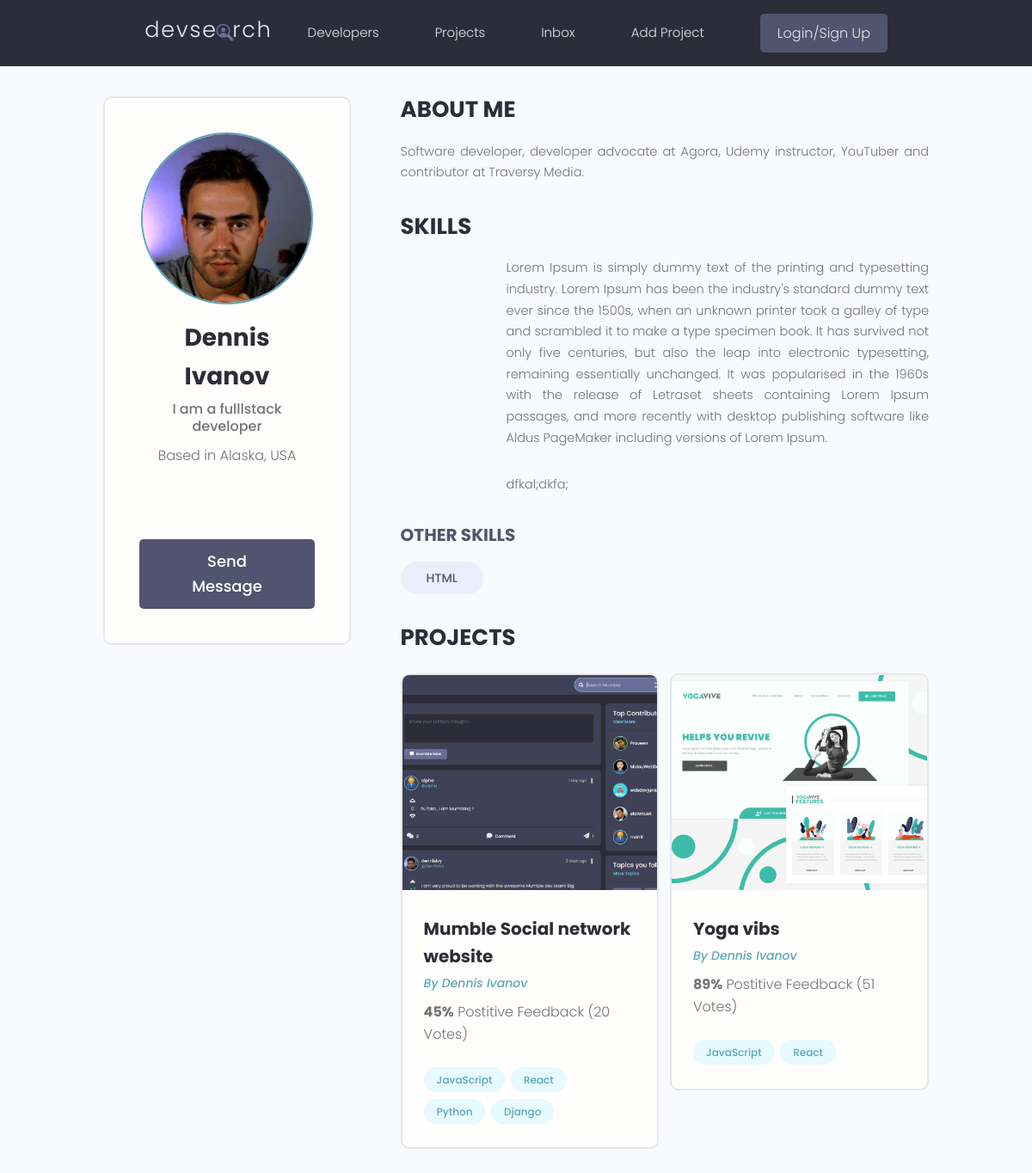
/profile/f518b77c-6c80-4a33-914d-52103247a46a/, run on an earlier commit of the app's database.
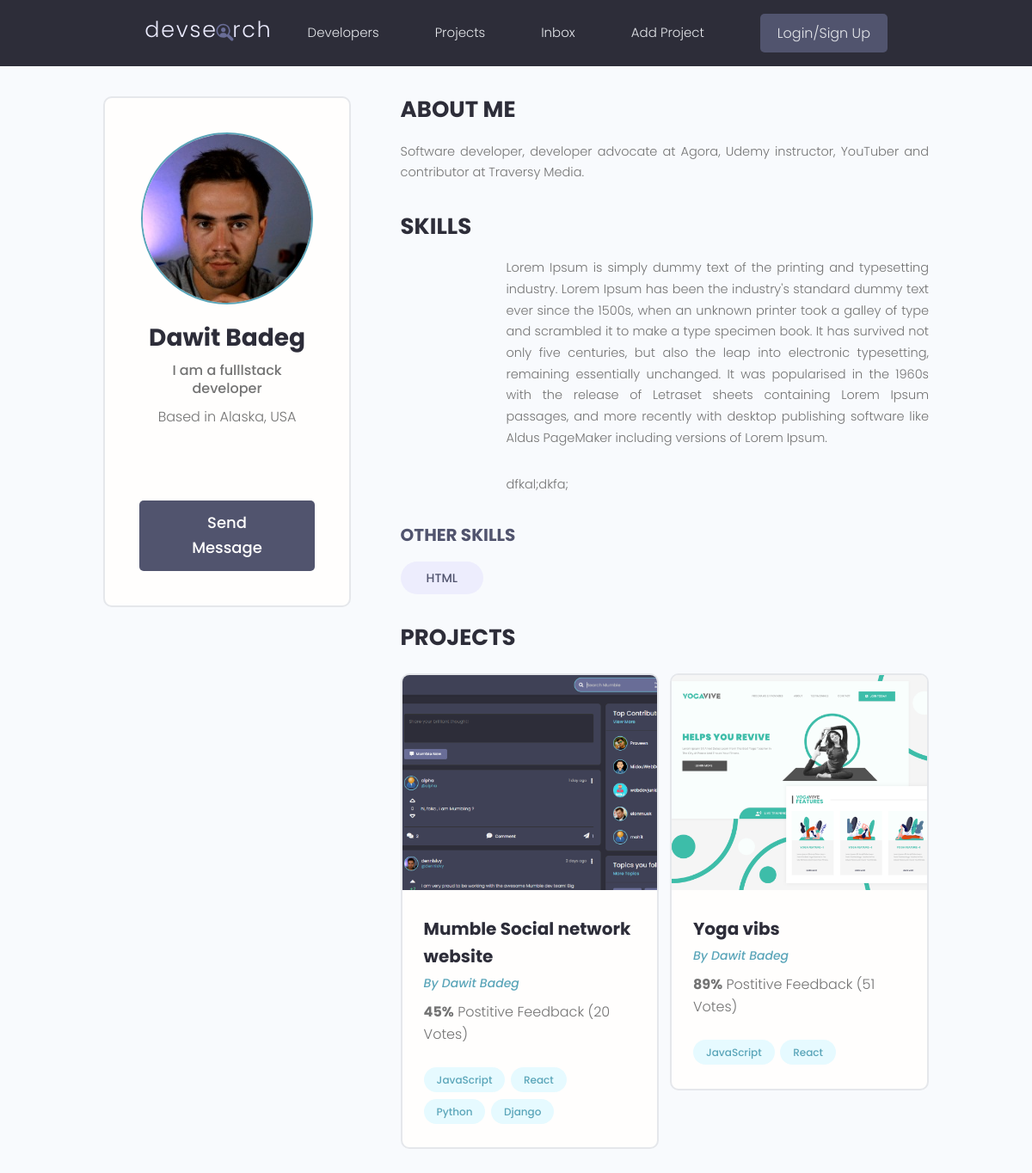
And on a later commit of the database.
### users/models.py (models this page shows, shortened)
class Profile(models.Model):
    user = models.OneToOneField(User, on_delete=models.CASCADE, null=True, blank=True)
    name = models.CharField(max_length=200, blank=True, null=True)
    email = models.EmailField(max_length=500, blank=True, null=True)
    username = models.CharField(max_length=200, blank=True, null=True)
    location = models.CharField(max_length=200, blank=True, null=True)
    short_intro = models.CharField(max_length=200, blank=True, null=True)
    bio = models.TextField(blank=True, null=True)
    profile_image = models.ImageField(null=True, blank=True, upload_to='profiles/', default="profiles/user-default.png")
    social_github = models.CharField(max_length=200, blank=True, null=True)
    social_twitter = models.CharField(max_length=200, blank=True, null=True)
    social_linkedin = models.CharField(max_length=200, blank=True, null=True)
    social_youtube = models.CharField(max_length=200, blank=True, null=True)
    social_website = models.CharField(max_length=200, blank=True, null=True)
    created = models.DateTimeField(auto_now_add=True)
    id = models.UUIDField(default=uuid.uuid4, unique=True,
                          primary_key=True, editable=False)

### projects/models.py (models this page shows, shortened)
class Project(models.Model):
    owner = models.ForeignKey(Profile, null=True, blank=True, on_delete=models.SET_NULL)
    title = models.CharField(max_length=200)
    description = models.TextField(null=True, blank=True)
    featured_image = models.ImageField(null=True, blank=True, default="default.jpg")
    demo_link = models.CharField(max_length=2000, null=True, blank=True)
    source_link = models.CharField(max_length=2000, null=True, blank=True)
    tags = models.ManyToManyField('Tag', blank=True)
    vote_total = models.IntegerField(default=0, null=True, blank=True)
    vote_ratio = models.IntegerField(default=0, null=True, blank=True)
    created = models.DateTimeField(auto_now_add=True)
    id = models.UUIDField(default=uuid.uuid4, unique=True,
                          primary_key=True, editable=False)

### users/views.py (the view)
# urls.py: path('profile/<str:pk>/', views.userProfile, name="user-profile"),
def userProfile(request, pk):
    profile = Profile.objects.get(id=pk)
    topSkills = profile.skill_set.exclude(description__exact="")
    otherSkills = profile.skill_set.filter(description="")
    context = {
        'profile':profile,
        'topSkills': topSkills,
        'otherSkills': otherSkills,
    }
    return render(request, 'users/user-profile.html', context)

### projects/models.py (called while the page is built)
    def __str__(self):
        return self.name

### users/models.py (called while the page is built)
    def __str__(self):
        return str(self.name)

### users/templates/users/user-profile.html (shortened to what this page needs)
{% extends 'main.html' %}
{% block content %}
 <main class="profile my-md">
    <div class="container">
      <div class="layout">
        <div class="column column--1of3">
          <div class="card text-center">
            <div class="card__body dev">
              <img class="avatar avatar--xl" src="{{ profile.profile_image.url }}" />
              <h2 class="dev__name">{{profile.name}}</h2>
              <p class="dev__title">{{profile.short_intro}}</p>
              <p class="dev__location">Based in {{profile.location}}</p>
              <ul class="dev__social">
              </ul>
              <a href="#" class="btn btn--sub btn--lg">Send Message </a>
            </div>
          </div>
        </div>
        <div class="column column--2of3">
          <div class="devInfo">
            <h3 class="devInfo__title">About Me</h3>
            <p class="devInfo__about">
              {{profile.bio}}
            </p>
          </div>
          <div class="devInfo">
            <h3 class="devInfo__title">Skills</h3>
            <div class="devInfo__skills">
                {% for skill in topSkills %}
              <div class="devSkill">
                <p class="devSkill__info">{{skill.description}}</p>
              </div>
                {% endfor %}
              <h3 class="devInfo__subtitle">Other Skills</h3>
              <div class="devInfo__otherSkills">
                {% for skill in otherSkills %}
                <span class="tag tag--pill tag--sub tag--lg">
                  <small>{{skill}}</small>
                </span>
                {% endfor %}
              </div>
            </div>
          </div>
          <div class="devInfo">
            <h3 class="devInfo__title">Projects</h3>
            <div class="grid grid--two">
                {% for project in profile.project_set.all %}
              <div class="column">
                <div class="card project">
                  <a href="{% url 'project' project.id %}" class="project">
                    <img class="project__thumbnail" src="{{project.featured_image.url}}" alt="project thumbnail" />
                    <div class="card__body">
                      <h3 class="project__title">{{project.title}}</h3>
                      <p><a class="project__author" href="{% url 'user-profile' project.owner.id %}">By {{project.owner.name}}</a></p>
                      <p class="project--rating">
                        <span style="font-weight: bold;">{{project.vote_ratio}}%</span> Postitive
                        Feedback ({{project.vote_total}} Vote{{project.vote_total|pluralize:"s"}})
                      </p>
                      <div class="project__tags">
                        {% for tag in project.tags.all %}
                        <span class="tag tag--pill tag--main">
                          <small>{{tag}}</small>
                        </span>
                        {% endfor %}
                      </div>
                    </div>
                  </a>
                </div>
              </div>
              {% endfor %}
            </div>
          </div>
        </div>
      </div>
    </div>
  </main>
{% endblock content %}

What changed in the data, as far as the page shows it:
changed Profile "I am a fulllstack developer": name "Dennis Ivanov" → "Dawit Badeg"
changed through a linked row, Project "Mumble Social network website": owner.name "Dennis Ivanov" → "Dawit Badeg"
changed through a linked row, Project "Yoga vibs": owner.name "Dennis Ivanov" → "Dawit Badeg"
